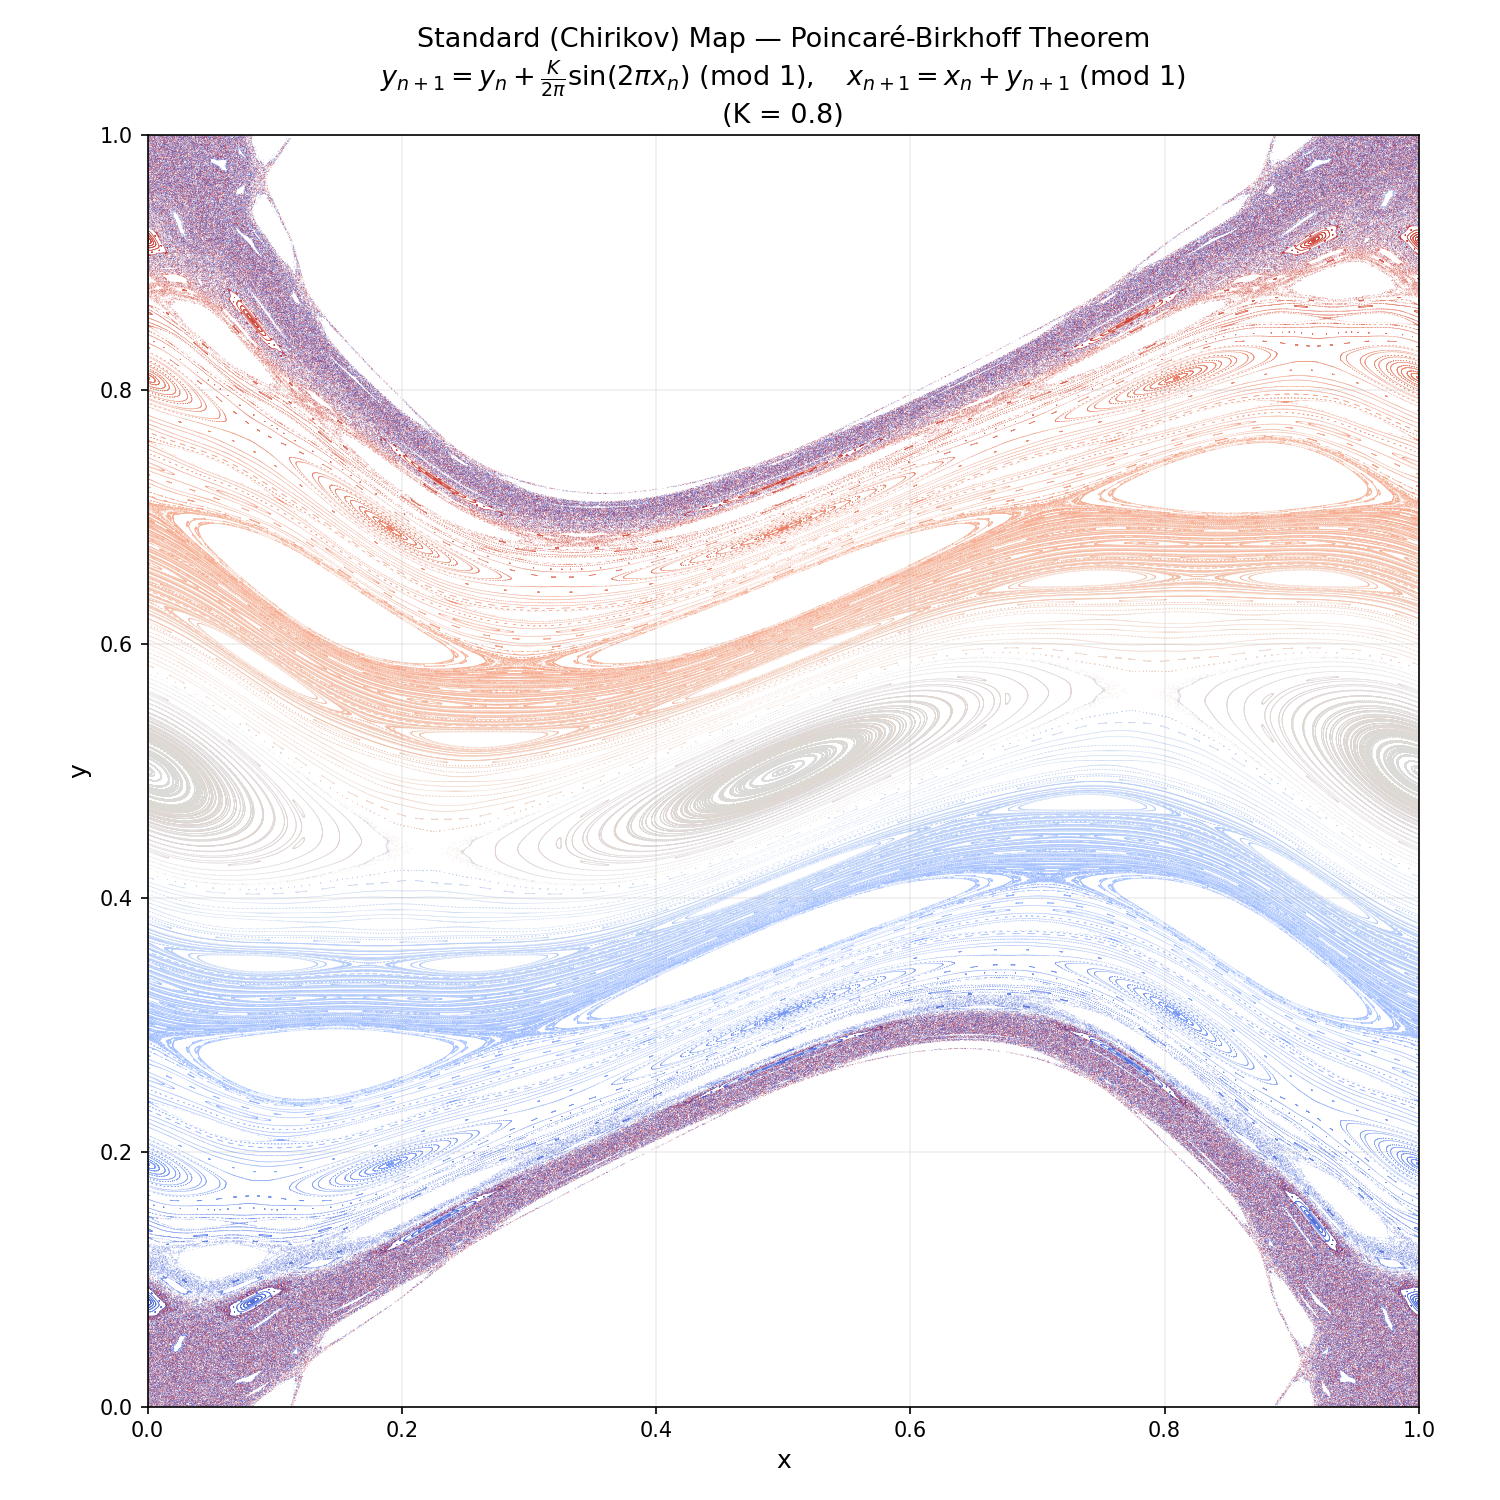

Write the Python code that produced this figure.
"""
Standard (Chirikov) Map — Poincaré-Birkhoff Theorem
====================================================

    y_{n+1} = y_n + (K / 2π) sin(2π x_n)   (mod 1)
    x_{n+1} = x_n + y_{n+1}                 (mod 1)

An area-preserving twist map on the torus [0,1) × [0,1).
At K = 0 the map is integrable (horizontal lines y = const).
As K increases, rational tori break up into chains of islands
(alternating elliptic and hyperbolic fixed points) — the
Poincaré-Birkhoff theorem. Irrational tori persist as KAM
curves until K becomes large enough to destroy them.

Classic parameter: K ≈ 0.8 shows KAM tori, island chains,
and thin chaotic layers coexisting.
"""

import numpy as np
import matplotlib.pyplot as plt

K = 0.8

# ── Iterate the standard map ──

def standard_map(x0, y0, K, n_iter):
    """Iterate the standard map on [0,1) × [0,1)."""
    xs = np.empty(n_iter)
    ys = np.empty(n_iter)
    x, y = x0, y0
    for i in range(n_iter):
        y = (y + K / (2.0 * np.pi) * np.sin(2.0 * np.pi * x)) % 1.0
        x = (x + y) % 1.0
        xs[i] = x
        ys[i] = y
    return xs, ys


# ── Generate orbits ──

print(f"Computing standard map orbits (K = {K})...")

fig, ax = plt.subplots(figsize=(10, 10))
cmap = plt.cm.coolwarm

# Main sweep: uniform y₀ values along x₀ = 0
n_orbits = 300
n_iter = 3000
y0_values = np.linspace(0.0, 1.0, n_orbits, endpoint=False)

for y0 in y0_values:
    xs, ys = standard_map(0.0, y0, K, n_iter)
    color = cmap(y0)
    ax.scatter(xs, ys, s=0.1, c=[color], alpha=0.6, edgecolors="none")

# Extra orbits seeded near resonances to fill island chains
# Period-1 fixed point is at (0, 0); nearby islands at y ≈ 0 (mod 1)
# Period-1/2 resonance at y ≈ 0.5; period-1/3 at y ≈ 1/3, 2/3
resonance_seeds = []
for y_center in [0.0, 1/3, 0.5, 2/3]:
    for dy in np.linspace(-0.04, 0.04, 20):
        for dx in np.linspace(-0.04, 0.04, 5):
            resonance_seeds.append((dx % 1.0, (y_center + dy) % 1.0))

for x0, y0 in resonance_seeds:
    xs, ys = standard_map(x0, y0, K, 4000)
    color = cmap(y0)
    ax.scatter(xs, ys, s=0.1, c=[color], alpha=0.6, edgecolors="none")

ax.set_xlim(0, 1)
ax.set_ylim(0, 1)
ax.set_xlabel("x", fontsize=12)
ax.set_ylabel("y", fontsize=12)
ax.set_title(
    "Standard (Chirikov) Map — Poincaré-Birkhoff Theorem\n"
    r"$y_{n+1} = y_n + \frac{K}{2\pi}\sin(2\pi x_n)\ (\mathrm{mod}\ 1),"
    r"\quad x_{n+1} = x_n + y_{n+1}\ (\mathrm{mod}\ 1)$"
    f"\n(K = {K})",
    fontsize=13)
ax.set_aspect("equal")
ax.grid(True, alpha=0.2)

plt.tight_layout()
plt.savefig("standard_map.png", dpi=150)
print("Saved standard_map.png")

plt.show()

print("\n=== Standard Map Summary ===")
print(f"  K = {K}")
print("  KAM tori: smooth curves (irrational winding numbers survive)")
print("  Island chains: broken rational tori → elliptic + hyperbolic points")
print("  Chaotic layers: thin stochastic regions near hyperbolic points")
